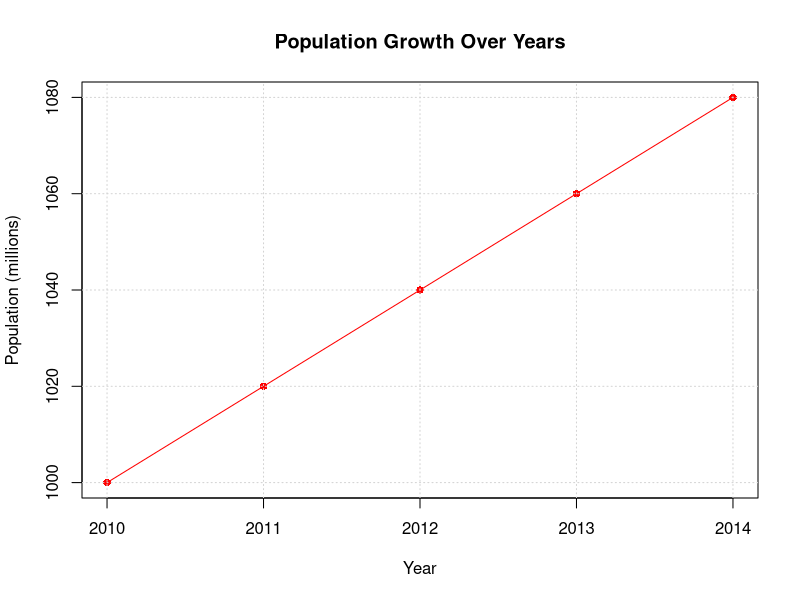

Generate this figure with R:
year <- c(2010, 2011, 2012, 2013, 2014)
population <- c(1000, 1020, 1040, 1060, 1080)
plot(year, population, 
     type = "o",  # "o" creates both line and points
     main = "Population Growth Over Years",
     xlab = "Year", 
     ylab = "Population (millions)",
     col = "red", 
     pch = 16)  
grid()
